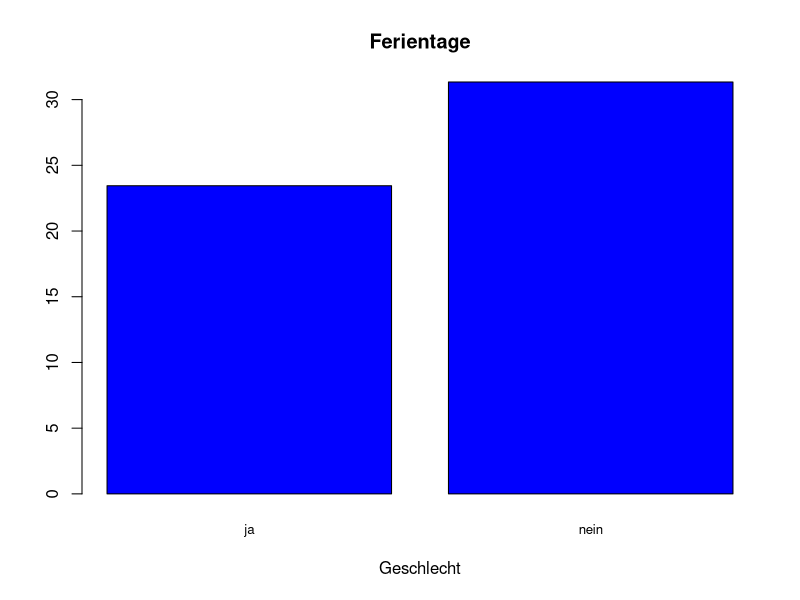

This chart was generated by the following R code:
######################################################################
# Übung zur Azswertung von Fragebögen anhand dummy Werte
# kat-kont: Geschlecht, Ferientage
# 
# 05.06.2017
# Alexander Klein
######################################################################

##################
# Datengenerierung head(dat,10)
##################
n <- 100
Geschlecht <- sample(c("ja","nein"), n, replace=TRUE, prob=c(0.3,0.7))
dat <- data.frame(Geschlecht)
dat$Zeit <- ifelse(Geschlecht == "ja",runif(n,10,40),runif(n,15,50))
##################
# Mittelwerte berechnen und Plot
##################
m <- aggregate(dat$Zeit ~ dat$Geschlecht, FUN=mean)
heights <- m[[2]]
heights
barplot(heights, main= "Ferientage", xlab="Geschlecht",
        col=c("blue"), names=m[[1]],cex.names=0.8)
##################
# Tests für statistische Signifikanz
##################
fit <- aov(Zeit ~ Geschlecht, data=dat) # Varianzanalyse
summary(fit)